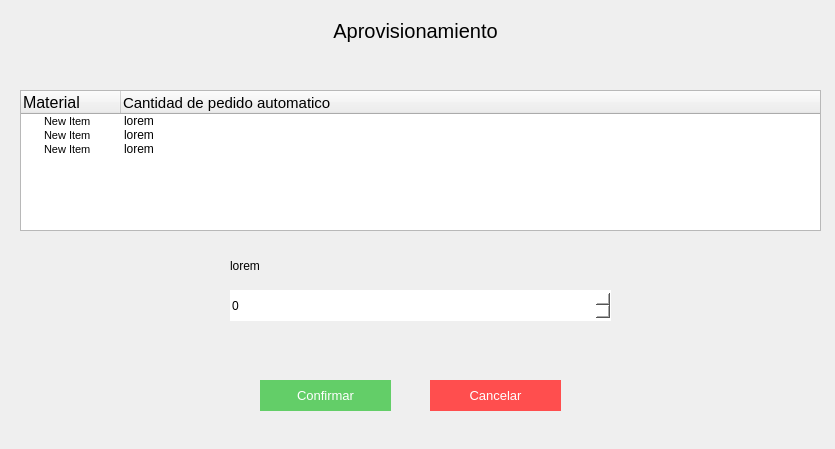
<?xml version="1.0" encoding="UTF-8"?>
<ui version="4.0">
 <class>Form</class>
 <widget class="QWidget" name="Form">
  <property name="geometry">
   <rect>
    <x>0</x>
    <y>0</y>
    <width>835</width>
    <height>449</height>
   </rect>
  </property>
  <property name="windowTitle">
   <string>Form</string>
  </property>
  <widget class="QLabel" name="label_2">
   <property name="geometry">
    <rect>
     <x>70</x>
     <y>10</y>
     <width>691</width>
     <height>41</height>
    </rect>
   </property>
   <property name="styleSheet">
    <string notr="true">font-size:20px;
</string>
   </property>
   <property name="text">
    <string>Aprovisionamiento</string>
   </property>
   <property name="alignment">
    <set>Qt::AlignCenter</set>
   </property>
  </widget>
  <widget class="QPushButton" name="se_btn_cancelar">
   <property name="geometry">
    <rect>
     <x>430</x>
     <y>380</y>
     <width>131</width>
     <height>31</height>
    </rect>
   </property>
   <property name="styleSheet">
    <string notr="true">color:white;
font-size:10pt;
border:none;
background-color:#ff4e4e;</string>
   </property>
   <property name="text">
    <string>Cancelar</string>
   </property>
  </widget>
  <widget class="QPushButton" name="se_btn_confirmar">
   <property name="geometry">
    <rect>
     <x>260</x>
     <y>380</y>
     <width>131</width>
     <height>31</height>
    </rect>
   </property>
   <property name="styleSheet">
    <string notr="true">background-color: rgb(99, 206, 104);
color:white;
font-size:10pt;
border:none;</string>
   </property>
   <property name="text">
    <string>Confirmar</string>
   </property>
  </widget>
  <widget class="QTreeWidget" name="se_tabla">
   <property name="geometry">
    <rect>
     <x>20</x>
     <y>90</y>
     <width>801</width>
     <height>141</height>
    </rect>
   </property>
   <column>
    <property name="text">
     <string>Material</string>
    </property>
    <property name="font">
     <font>
      <pointsize>12</pointsize>
     </font>
    </property>
   </column>
   <column>
    <property name="text">
     <string>Cantidad de pedido automatico</string>
    </property>
    <property name="font">
     <font>
      <pointsize>11</pointsize>
     </font>
    </property>
   </column>
   <item>
    <property name="text">
     <string>New Item  </string>
    </property>
    <property name="font">
     <font>
      <pointsize>8</pointsize>
     </font>
    </property>
    <property name="text">
     <string>lorem</string>
    </property>
   </item>
   <item>
    <property name="text">
     <string>New Item</string>
    </property>
    <property name="font">
     <font>
      <pointsize>8</pointsize>
     </font>
    </property>
    <property name="text">
     <string>lorem</string>
    </property>
   </item>
   <item>
    <property name="text">
     <string>New Item</string>
    </property>
    <property name="font">
     <font>
      <pointsize>8</pointsize>
     </font>
    </property>
    <property name="text">
     <string>lorem</string>
    </property>
   </item>
  </widget>
  <widget class="QSpinBox" name="se_input_1">
   <property name="geometry">
    <rect>
     <x>230</x>
     <y>290</y>
     <width>381</width>
     <height>31</height>
    </rect>
   </property>
   <property name="styleSheet">
    <string notr="true">border:none;
background-color: rgb(255, 255, 255);
font: 11pt &quot;MS Shell Dlg 2&quot;;</string>
   </property>
   <property name="maximum">
    <number>1000</number>
   </property>
  </widget>
  <widget class="QLabel" name="se_label_1">
   <property name="geometry">
    <rect>
     <x>230</x>
     <y>250</y>
     <width>381</width>
     <height>31</height>
    </rect>
   </property>
   <property name="styleSheet">
    <string notr="true">font: 11pt &quot;MS Shell Dlg 2&quot;;
text-align:center;</string>
   </property>
   <property name="text">
    <string>lorem</string>
   </property>
  </widget>
 </widget>
 <resources/>
 <connections/>
</ui>
